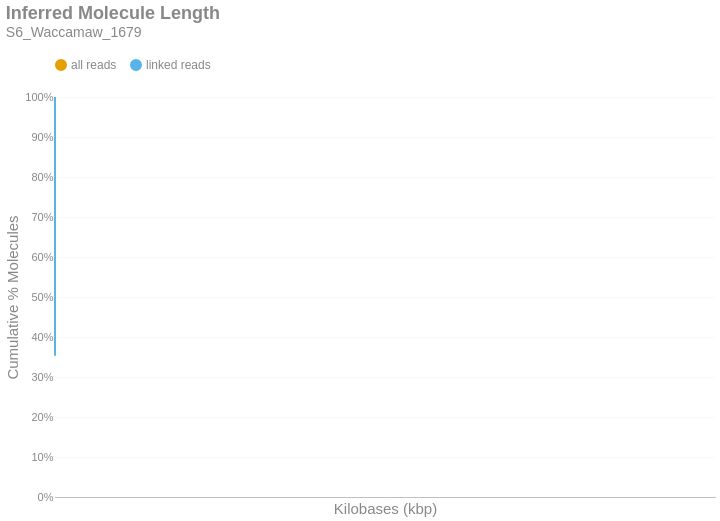

This figure's notebook cell:
### Markdown cell above
### Inferred Molecule Length
This is the cumulative frequency distribution of molecule lengths inferred from the first and last alignment positions along a contig for all alignments associated with a single linked-read barcode on a given contig.There are two distributions: one with `all` the alignments (yellow) and another with only `linked reads` (blue). The percent of molecules in the `linked reads` distribution is relative to the total number of linked molecules.

### Code cell
if SKIPLR:
    print_html(f"Skipped")
else:
    binned_df = consolidated_hist(valids['length_inferred']/1000, mask, 10, True)
    binned_df = binned_df.with_columns(
        pl.when(pl.col('bin').cast(pl.Utf8) == '0').then(pl.lit('1')).otherwise(pl.col('bin').cast(pl.Utf8)).alias('bin')
    )
    with SafeRender(binned_df):
        (
            density_plot(binned_df, 'Inferred Molecule Length', samplename, 'inferredlen')
            .transform_calculate(bin_kb='datum.bin / 1000')
            .encode(
                x=alt.X('bin_kb:Q', title="Kilobases (kbp)").scale(type='log', padding=0).axis(labelAngle=-40),
                y=alt.Y('value:Q', title='Cumulative % Molecules')
                    .axis(format='%')
                    .stack(False)
                    .scale(domainMin=0, domainMax=1,padding=0),
                color=alt.Color("key:N").scale(domain = ["all reads", "linked reads"]),
                tooltip = [
                    alt.Tooltip("key:N", title = "Data Type"),
                    alt.Tooltip("range_label:N", title="Kilobases"),
                    alt.Tooltip("value:Q", format = ".2%", title="% Molecules (Cum.)")
                ]
            )
        ).display()

### Figure 1 — Vega-Lite specification as saved in the notebook (floating-point values rounded to 4 significant figures)
{"width": "container", "height": 400, "config": {"title": {"anchor": "start", "dy": -15, "fontSize": 18, "color": "#888888", "subtitleColor": "#888888", "subtitleFontSize": 14}, "arc": {"fill": "#0072B2"}, "axis": {"domainColor": "#888888", "domainWidth": 0.5, "gridWidth": 0.2, "grid": false, "titleFontWeight": 400, "titleFontSize": 15, "labelFontSize": 11, "labelColor": "#888888", "tickColor": "#888888", "tickWidth": 0.2, "titleColor": "#888888"}, "axisBand": {"grid": false}, "axisX": {"grid": true, "tickSize": 10, "domainCap": "round"}, "axisY": {"domain": false, "grid": true, "tickSize": 0, "domainCap": "round"}, "background": "transparent", "header": {"labelFontSize": 15, "labelColor": "#888888", "titleFontSize": 15, "titleFontWeight": 600, "titleColor": "#888888"}, "legend": {"labelFont": "sans-serif", "labelFontSize": 12, "labelColor": "#888888", "symbolSize": 100, "symbolType": "circle", "titleFontSize": 12, "titlePadding": 10, "titleColor": "#888888", "title": null, "orient": "top"}, "range": {"category": ["#E69F00", "#56B4E9", "#009E73", "#F0E442", "#0072B2", "#D55E00", "#CC79A7", "#000000"], "diverging": ["#cfe8f3", "#a2d4ec", "#73bfe2", "#46abdb", "#1696d2", "#12719e"]}, "area": {"fill": "#0072B2", "fillOpacity": 0.7, "line": true, "strokeOpacity": 0.7}, "line": {"color": "#0072B2", "stroke": "#0072B2", "strokeWidth": 2}, "trail": {"color": "#0072B2", "stroke": "#0072B2", "strokeWidth": 0, "size": 1}, "point": {"filled": true, "fillOpacity": 1.0, "size": 95}, "text": {"color": "#888888", "fontSize": 11, "align": "right", "fontWeight": 400, "size": 11}, "bar": {"fill": "#0072B2", "stroke": null}, "view": {"stroke": null, "continuousWidth": 660, "continuousHeight": 400}}, "data": {"name": "data-42dec8d3207ccfa337b464fd283de313"}, "mark": {"type": "line", "interpolate": "monotone", "point": {"opacity": 0, "size": 275}}, "encoding": {"color": {"field": "key", "scale": {"domain": ["all reads", "linked reads"]}, "type": "nominal"}, "tooltip": [{"field": "key", "title": "Data Type", "type": "nominal"}, {"field": "range_label", "title": "Kilobases", "type": "nominal"}, {"field": "value", "format": ".2%", "title": "% Molecules (Cum.)", "type": "quantitative"}], "x": {"axis": {"labelAngle": -40}, "field": "bin_kb", "scale": {"type": "log", "padding": 0}, "title": "Kilobases (kbp)", "type": "quantitative"}, "y": {"axis": {"format": "%"}, "field": "value", "scale": {"domainMin": 0, "domainMax": 1, "padding": 0}, "stack": false, "title": "Cumulative % Molecules", "type": "quantitative"}}, "params": [{"name": "param_c36ac31b6afebe62", "select": {"type": "point", "fields": ["key"]}, "bind": "legend"}], "title": {"text": "Inferred Molecule Length", "subtitle": "S6_Waccamaw_1679"}, "transform": [{"fold": ["all reads (cumsum)", "linked reads (cumsum)"]}, {"calculate": "replace(datum.key, ' (cumsum)', '')", "as": "key"}, {"filter": {"param": "param_c36ac31b6afebe62"}}, {"calculate": "datum.bin / 1000", "as": "bin_kb"}], "usermeta": {"embedOptions": {"downloadFileName": "S6_Waccamaw_1679.inferredlen"}}, "$schema": "https://vega.github.io/schema/vega-lite/v6.1.0.json", "datasets": {"data-42dec8d3207ccfa337b464fd283de313": [{"bin": "0.0", "interval": "0.0-10.0", "all reads": 0.6968, "linked reads": 0.3529, "all reads (cumsum)": 0.6968, "linked reads (cumsum)": 0.3529, "range_label": "0-9"}, {"bin": "10.0", "interval": "10.0-20.0", "all reads": 0.1067, "linked reads": 0.2269, "all reads (cumsum)": 0.8035, "linked reads (cumsum)": 0.5798, "range_label": "10-19"}, {"bin": "20.0", "interval": "20.0-30.0", "all reads": 0.08207, "linked reads": 0.1753, "all reads (cumsum)": 0.8856, "linked reads (cumsum)": 0.7551, "range_label": "20-29"}, {"bin": "30.0", "interval": "30.0-40.0", "all reads": 0.05533, "linked reads": 0.1184, "all reads (cumsum)": 0.9409, "linked reads (cumsum)": 0.8734, "range_label": "30-39"}, {"bin": "40.0", "interval": "40.0-50.0", "all reads": 0.03219, "linked reads": 0.0689, "all reads (cumsum)": 0.9731, "linked reads (cumsum)": 0.9423, "range_label": "40-49"}, {"bin": "50.0", "interval": "50.0-60.0", "all reads": 0.01546, "linked reads": 0.03318, "all reads (cumsum)": 0.9886, "linked reads (cumsum)": 0.9755, "range_label": "50-59"}, {"bin": "60.0", "interval": "60.0-70.0", "all reads": 0.006672, "linked reads": 0.01432, "all reads (cumsum)": 0.9953, "linked reads (cumsum)": 0.9898, "range_label": "60-69"}, {"bin": "70.0", "interval": "70.0-80.0", "all reads": 0.002728, "linked reads": 0.005856, "all reads (cumsum)": 0.998, "linked reads (cumsum)": 0.9957, "range_label": "70-79"}, {"bin": "80.0", "interval": "80.0-90.0", "all reads": 0.001089, "linked reads": 0.002337, "all reads (cumsum)": 0.9991, "linked reads (cumsum)": 0.998, "range_label": "80-89"}, {"bin": "90.0", "interval": "90.0-100.0", "all reads": 0.0004751, "linked reads": 0.001019, "all reads (cumsum)": 0.9995, "linked reads (cumsum)": 0.999, "range_label": "90-99"}, {"bin": "100.0", "interval": "100.0-110.0", "all reads": 0.000224, "linked reads": 0.0004805, "all reads (cumsum)": 0.9998, "linked reads (cumsum)": 0.9995, "range_label": "100-109"}, {"bin": "110.0", "interval": "110.0-120.0", "all reads": 9.925e-05, "linked reads": 0.0002131, "all reads (cumsum)": 0.9999, "linked reads (cumsum)": 0.9997, "range_label": "110-119"}, {"bin": "120.0", "interval": "120.0-130.0", "all reads": 5.449e-05, "linked reads": 0.000117, "all reads (cumsum)": 0.9999, "linked reads (cumsum)": 0.9998, "range_label": "120-129"}, {"bin": "130.0", "interval": "130.0-140.0", "all reads": 3.284e-05, "linked reads": 7.051e-05, "all reads (cumsum)": 1.0, "linked reads (cumsum)": 0.9999, "range_label": "130-139"}, {"bin": "140.0", "interval": "140.0-150.0", "all reads": 1.727e-05, "linked reads": 3.709e-05, "all reads (cumsum)": 1.0, "linked reads (cumsum)": 0.9999, "range_label": "140-149"}, {"bin": "150.0", "interval": "150.0-160.0", "all reads": 9.487e-06, "linked reads": 2.037e-05, "all reads (cumsum)": 1.0, "linked reads (cumsum)": 1.0, "range_label": "150-159"}, {"bin": "160.0", "interval": "160.0-170.0", "all reads": 6.325e-06, "linked reads": 1.358e-05, "all reads (cumsum)": 1.0, "linked reads (cumsum)": 1.0, "range_label": "160-169"}, {"bin": "170.0", "interval": "170.0-180.0", "all reads": 2.676e-06, "linked reads": 5.746e-06, "all reads (cumsum)": 1.0, "linked reads (cumsum)": 1.0, "range_label": "170-179"}, {"bin": "180.0", "interval": "180.0-190.0", "all reads": 1.946e-06, "linked reads": 4.179e-06, "all reads (cumsum)": 1.0, "linked reads (cumsum)": 1.0, "range_label": "180-189"}, {"bin": "190.0", "interval": "190.0-200.0", "all reads": 9.731e-07, "linked reads": 2.089e-06, "all reads (cumsum)": 1.0, "linked reads (cumsum)": 1.0, "range_label": "190-199"}, {"bin": "200.0", "interval": "200.0-210.0", "all reads": 1.216e-06, "linked reads": 2.612e-06, "all reads (cumsum)": 1.0, "linked reads (cumsum)": 1.0, "range_label": "200-209"}, {"bin": "210.0", "interval": "210.0-220.0", "all reads": 9.731e-07, "linked reads": 2.089e-06, "all reads (cumsum)": 1.0, "linked reads (cumsum)": 1.0, "range_label": "210-219"}, {"bin": "220.0", "interval": "220.0-230.0", "all reads": 7.298e-07, "linked reads": 1.567e-06, "all reads (cumsum)": 1.0, "linked reads (cumsum)": 1.0, "range_label": "220-229"}, {"bin": "230.0", "interval": "230.0-240.0", "all reads": 4.865e-07, "linked reads": 1.045e-06, "all reads (cumsum)": 1.0, "linked reads (cumsum)": 1.0, "range_label": "230-239"}, {"bin": "240.0", "interval": "240.0-250.0", "all reads": 2.433e-07, "linked reads": 5.223e-07, "all reads (cumsum)": 1.0, "linked reads (cumsum)": 1.0, "range_label": "240-249"}, {"bin": "250.0", "interval": "250.0-260.0", "all reads": 0.0, "linked reads": 0.0, "all reads (cumsum)": 1.0, "linked reads (cumsum)": 1.0, "range_label": "250-259"}, {"bin": "260.0", "interval": "260.0-270.0", "all reads": 4.865e-07, "linked reads": 1.045e-06, "all reads (cumsum)": 1.0, "linked reads (cumsum)": 1.0, "range_label": "260-269"}, {"bin": "270.0", "interval": "270.0-280.0", "all reads": 0.0, "linked reads": 0.0, "all reads (cumsum)": 1.0, "linked reads (cumsum)": 1.0, "range_label": "270-279"}, {"bin": "280.0", "interval": "280.0-290.0", "all reads": 0.0, "linked reads": 0.0, "all reads (cumsum)": 1.0, "linked reads (cumsum)": 1.0, "range_label": "280-289"}, {"bin": "290.0", "interval": "290.0-300.0", "all reads": 0.0, "linked reads": 0.0, "all reads (cumsum)": 1.0, "linked reads (cumsum)": 1.0, "range_label": "290-299"}, {"bin": "300.0", "interval": "300.0-310.0", "all reads": 0.0, "linked reads": 0.0, "all reads (cumsum)": 1.0, "linked reads (cumsum)": 1.0, "range_label": "300-309"}, {"bin": "310.0", "interval": "310.0-320.0", "all reads": 0.0, "linked reads": 0.0, "all reads (cumsum)": 1.0, "linked reads (cumsum)": 1.0, "range_label": "310-319"}, {"bin": "320.0", "interval": "320.0-330.0", "all reads": 0.0, "linked reads": 0.0, "all reads (cumsum)": 1.0, "linked reads (cumsum)": 1.0, "range_label": "320-329"}, {"bin": "330.0", "interval": "330.0-340.0", "all reads": 0.0, "linked reads": 0.0, "all reads (cumsum)": 1.0, "linked reads (cumsum)": 1.0, "range_label": "330-339"}, {"bin": "340.0", "interval": "340.0-350.0", "all reads": 0.0, "linked reads": 0.0, "all reads (cumsum)": 1.0, "linked reads (cumsum)": 1.0, "range_label": "340-349"}, {"bin": "350.0", "interval": "350.0-360.0", "all reads": 2.433e-07, "linked reads": 5.223e-07, "all reads (cumsum)": 1.0, "linked reads (cumsum)": 1.0, "range_label": "350-359"}]}}
